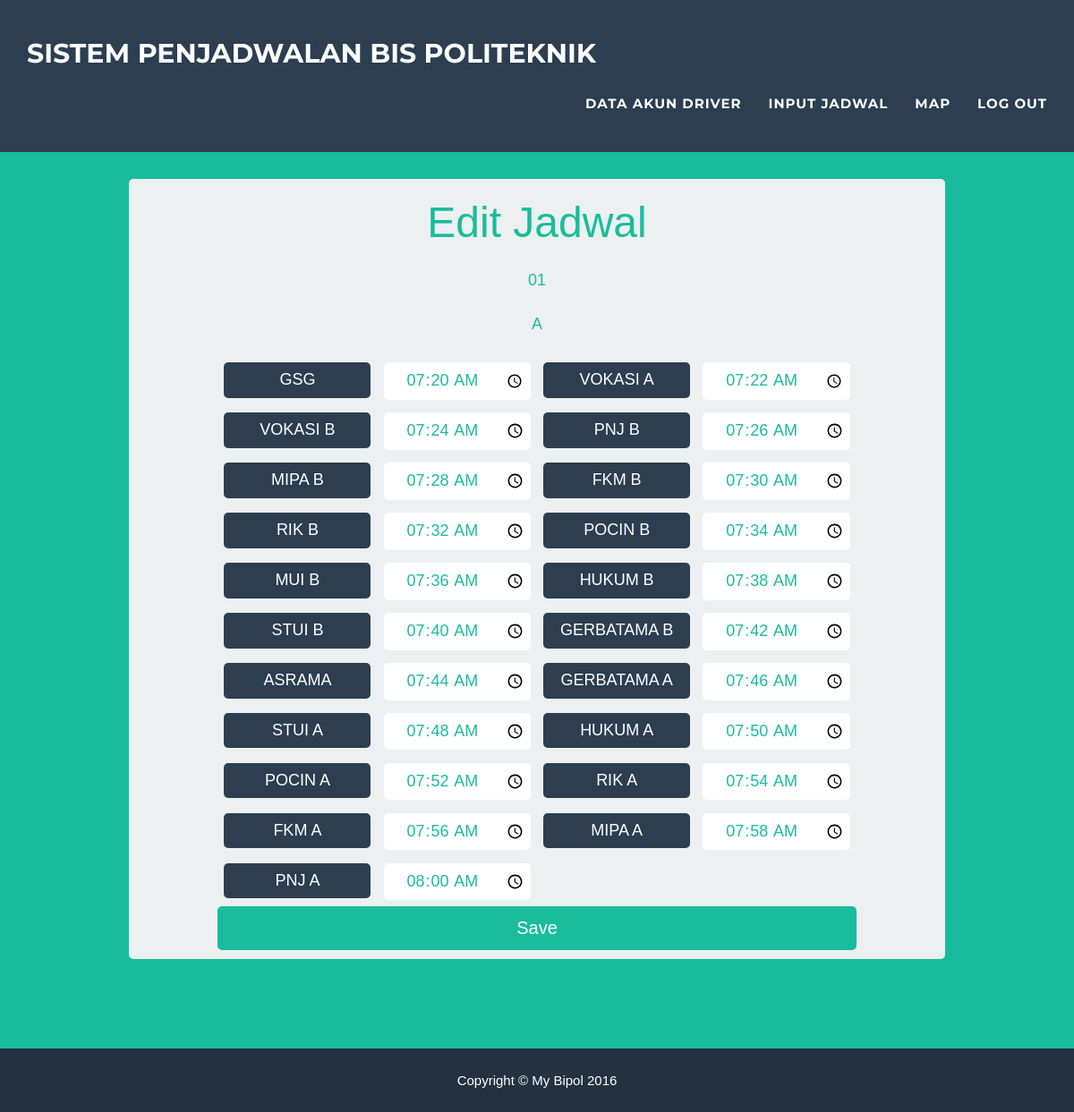
/EditJadwal.php?id=01A, run on the app's committed database.
### tables this page shows
CREATE TABLE IF NOT EXISTS `jadwalfix` (
  `jadwal_fix` varchar(8) NOT NULL,
  `no_bis` varchar(3) NOT NULL,
  `tiba` time NOT NULL,
  `nama_halte` varchar(20) NOT NULL,
  `username` varchar(30) NOT NULL
);

### editjadwal.php (the view, shortened to what this page needs)
<!DOCTYPE html>
<html lang="en">
<head>
    <link href="css/bootstrap.min.css" rel="stylesheet">
    <link href="css/freelancer.css" rel="stylesheet">
	<link rel="stylesheet" href="css/login.css">
    <link href="font-awesome/css/font-awesome.min.css" rel="stylesheet" type="text/css">
</head>
<body id="page-top" class="index">
    <nav class="navbar navbar-default navbar-fixed-top">
        <div class="container">
            <div class="navbar-header page-scroll">
                <a class="navbar-brand" href="#page-top">SISTEM PENJADWALAN BIS POLITEKNIK</a>
            </div>
        </div>
    </nav>
    <nav class="navbar navbar-default navbar-fixed-top">
        <div class="container">
            <div class="navbar-header page-scroll">
                <a class="navbar-brand" href="#page-top">SISTEM PENJADWALAN BIS POLITEKNIK</a>
            </div>
            <div class="collapse navbar-collapse" id="bs-example-navbar-collapse-1">
                <ul class="nav navbar-nav navbar-right">
                    <li class="page-scroll">
                        <a href="admin.php">Data Akun Driver</a>
                    </li>
                    <li class="page-scroll">
                        <a href="inputjadwal.php">Input Jadwal</a>
                    </li>
					<li class="page-scroll">
                        <a href="map.php">Map</a>
                    </li>
					<li class="page-scroll">
                        <a href="awal.php">Log out</a>
					</li>
                </ul>
            </div>
        </div>
    </nav>
    <header>
        <div class="container"><center>
            <div class="row">
                <div class="col-lg-12">
                    <div class="inholder">
                        <div class="randompad">
                        <font size="20px">Edit Jadwal</font>
                        <?php
                        $bis= $_GET['id'];
                        $nobis=substr($bis,0,2);
                        $sesi=substr($bis,2);
                        ?>
                            <fieldset>
                                <form method="POST" action="editJadwalAct.php">
                                <input type="text" placeholder="No Bis" style="text-align:center" name="no_bis" value="<?php echo $nobis; ?>" disabled/>
                                <input type="text" placeholder="Sesi" style="text-align:center" name="sesi" value="<?php echo $sesi; ?>" disabled/>
                                <div class="inputholder">
                                <div class="judulhalte">GSG</div>
                                <?php
                                $tb=mysql_query("SELECT tiba FROM jadwalfix where jadwal_fix='".$bis."01'");
                                $col=mysql_fetch_assoc($tb);
                                $halte1 = $col['tiba'];
                                ?>
                                <input type="time" placeholder="GSG" style="text-align:center" name="halte1" value="<?php echo $halte1 ?>"/>
                                <div class="judulhalte">VOKASI A</div>
                                <?php
                                $tb=mysql_query("SELECT tiba FROM jadwalfix where jadwal_fix='".$bis."02'");
                                $col=mysql_fetch_assoc($tb);
                                $halte1 = $col['tiba'];
                                ?>
                                <input type="time" placeholder="VOKASI A" style="text-align:center" name="halte2" value="<?php echo $halte1 ?>"/>
                                <div class="judulhalte">VOKASI B</div>
                                <?php
                                $tb=mysql_query("SELECT tiba FROM jadwalfix where jadwal_fix='".$bis."03'");
                                $col=mysql_fetch_assoc($tb);
                                $halte1 = $col['tiba'];
                                ?>
                                <input type="time" placeholder="VOKASI B" style="text-align:center" name="halte3" value="<?php echo $halte1 ?>"/>
                                <div class="judulhalte">PNJ B</div>
                                <?php
                                $tb=mysql_query("SELECT tiba FROM jadwalfix where jadwal_fix='".$bis."04'");
                                $col=mysql_fetch_assoc($tb);
                                $halte1 = $col['tiba'];
                                ?>
                                <input type="time" placeholder="PNJ B" style="text-align:center" name="halte4" value="<?php echo $halte1 ?>"/>
                                <div class="judulhalte">MIPA B</div>
                                <?php
                                $tb=mysql_query("SELECT tiba FROM jadwalfix where jadwal_fix='".$bis."05'");
                                $col=mysql_fetch_assoc($tb);
                                $halte1 = $col['tiba'];
                                ?>
                                <input type="time" placeholder="MIPA B" style="text-align:center" name="halte5" value="<?php echo $halte1 ?>"/>
                                <div class="judulhalte">FKM B</div>
                                <?php
                                $tb=mysql_query("SELECT tiba FROM jadwalfix where jadwal_fix='".$bis."06'");
                                $col=mysql_fetch_assoc($tb);
                                $halte1 = $col['tiba'];
                                ?>
                                <input type="time" placeholder="FKM B" style="text-align:center" name="halte6" value="<?php echo $halte1 ?>"/>
                                <div class="judulhalte">RIK B</div>
                                <?php
                                $tb=mysql_query("SELECT tiba FROM jadwalfix where jadwal_fix='".$bis."07'");
                                $col=mysql_fetch_assoc($tb);
                                $halte1 = $col['tiba'];
                                ?>
                                <input type="time" placeholder="RIK B" style="text-align:center" name="halte7" value="<?php echo $halte1 ?>"/>
                                <div class="judulhalte">POCIN B</div>
                                <?php
                                $tb=mysql_query("SELECT tiba FROM jadwalfix where jadwal_fix='".$bis."08'");
                                $col=mysql_fetch_assoc($tb);
                                $halte1 = $col['tiba'];
                                ?>
                                <input type="time" placeholder="POCIN B" style="text-align:center" name="halte8" value="<?php echo $halte1 ?>"/>
                                <div class="judulhalte">MUI B</div>
                                <?php
                                $tb=mysql_query("SELECT tiba FROM jadwalfix where jadwal_fix='".$bis."09'");
                                $col=mysql_fetch_assoc($tb);
                                $halte1 = $col['tiba'];
                                ?>
                                <input type="time" placeholder="MUI B" style="text-align:center" name="halte9" value="<?php echo $halte1 ?>"/>
                                <div class="judulhalte">HUKUM B</div>
                                <?php
                                $tb=mysql_query("SELECT tiba FROM jadwalfix where jadwal_fix='".$bis."10'");
                                $col=mysql_fetch_assoc($tb);
                                $halte1 = $col['tiba'];
                                ?>
                                <input type="time" placeholder="HUKUM B" style="text-align:center" name="halte10" value="<?php echo $halte1 ?>"/>
                                <div class="judulhalte">STUI B</div>
                                <?php
                                $tb=mysql_query("SELECT tiba FROM jadwalfix where jadwal_fix='".$bis."11'");
                                $col=mysql_fetch_assoc($tb);
                                $halte1 = $col['tiba'];
                                ?>
                                <input type="time" placeholder="STUI B" style="text-align:center" name="halte11" value="<?php echo $halte1 ?>" />
                                <div class="judulhalte">GERBATAMA B</div>
                                <?php
                                $tb=mysql_query("SELECT tiba FROM jadwalfix where jadwal_fix='".$bis."12'");
                                $col=mysql_fetch_assoc($tb);
                                $halte1 = $col['tiba'];
                                ?>
                                <input type="time" placeholder="GERBATAMA B" style="text-align:center" name="halte12" value="<?php echo $halte1 ?>" />
                                <div class="judulhalte">ASRAMA</div>
                                <?php
                                $tb=mysql_query("SELECT tiba FROM jadwalfix where jadwal_fix='".$bis."13'");
                                $col=mysql_fetch_assoc($tb);
                                $halte1 = $col['tiba'];
                                ?>
                                <input type="time" placeholder="ASRAMA" style="text-align:center" name="halte13"  value="<?php echo $halte1 ?>"/>
                                <div class="judulhalte">GERBATAMA A</div>
                                <?php
                                $tb=mysql_query("SELECT tiba FROM jadwalfix where jadwal_fix='".$bis."14'");
                                $col=mysql_fetch_assoc($tb);
                                $halte1 = $col['tiba'];
                                ?>
                                <input type="time" placeholder="GERBATAMA A" style="text-align:center" name="halte14" value="<?php echo $halte1 ?>" />
                                <div class="judulhalte">STUI A</div>
                                <?php
                                $tb=mysql_query("SELECT tiba FROM jadwalfix where jadwal_fix='".$bis."15'");
                                $col=mysql_fetch_assoc($tb);
                                $halte1 = $col['tiba'];
                                ?>
                                <input type="time" placeholder="STUI A" style="text-align:center" name="halte15" value="<?php echo $halte1 ?>"/>
                                <div class="judulhalte">HUKUM A</div>
                                <?php
                                $tb=mysql_query("SELECT tiba FROM jadwalfix where jadwal_fix='".$bis."16'");
                                $col=mysql_fetch_assoc($tb);
                                $halte1 = $col['tiba'];
                                ?>
                                <input type="time" placeholder="HUKUM A" style="text-align:center" name="halte16" value="<?php echo $halte1 ?>"/>
                                <div class="judulhalte">POCIN A</div>
                                <?php
                                $tb=mysql_query("SELECT tiba FROM jadwalfix where jadwal_fix='".$bis."17'");
                                $col=mysql_fetch_assoc($tb);
                                $halte1 = $col['tiba'];
                                ?>
                                <input type="time" placeholder="POCIN A" style="text-align:center"name="halte17" value="<?php echo $halte1 ?>"/>
                                <div class="judulhalte">RIK A</div>
                                <?php
                                $tb=mysql_query("SELECT tiba FROM jadwalfix where jadwal_fix='".$bis."18'");
                                $col=mysql_fetch_assoc($tb);
                                $halte1 = $col['tiba'];
                                ?>
                                <input type="time" placeholder="RIK A" style="text-align:center" name="halte18" value="<?php echo $halte1 ?>"/>
                                <div class="judulhalte">FKM A</div>
                                <?php
                                $tb=mysql_query("SELECT tiba FROM jadwalfix where jadwal_fix='".$bis."19'");
                                $col=mysql_fetch_assoc($tb);
                                $halte1 = $col['tiba'];
                                ?>
                                <input type="time" placeholder="FKM A" style="text-align:center" name="halte19" value="<?php echo $halte1 ?>"/>
                                <div class="judulhalte">MIPA A</div>
                                <?php
                                $tb=mysql_query("SELECT tiba FROM jadwalfix where jadwal_fix='".$bis."20'");
                                $col=mysql_fetch_assoc($tb);
                                $halte1 = $col['tiba'];
                                ?>
                                <input type="time" placeholder="MIPA A" style="text-align:center" name="halte20" value="<?php echo $halte1 ?>"/>
                                <div class="judulhalte">PNJ A</div>
                                <?php
                                $tb=mysql_query("SELECT tiba FROM jadwalfix where jadwal_fix='".$bis."21'");
                                $col=mysql_fetch_assoc($tb);
                                $halte1 = $col['tiba'];
                                ?>
                                <input type="time" placeholder="PNJ A" style="text-align:center" name="halte21" value="<?php echo $halte1 ?>"/>
                                <br>
                                 <input type="submit" name="simpan" value="Save" />
                                </form>
                                </div>
                        </div>
                    </div>
                </div>
            </div></center>
    </header>
    <footer class="text-center">
        <div class="footer-below">
            <div class="container">
                <div class="row">
                    <div class="col-lg-12">
                        Copyright &copy; My Bipol 2016
                    </div>
                </div>
            </div>
        </div>
    </footer>
</body>
</html>

### css/freelancer.css (style rules this page uses)
body { overflow-x: hidden; }
a, a:hover, a:focus, a:active, a.active { outline: 0; color: #18bc9c; }
header { text-align: center; color: #fff; background: #18bc9c; }
header .container { padding-top: 100px; padding-bottom: 50px; }
@media (min-width:768px) { header .container { padding-top: 200px; padding-bottom: 100px; } }
@media (min-width:768px) { .navbar-fixed-top { padding: 25px 0; -webkit-transition: padding .3s; -moz-transition: padding .3s; transition: padding .3s; } }
@media (min-width:768px) { .navbar-fixed-top .navbar-brand { font-size: 2em; -webkit-transition: all .3s; -moz-transition: all .3s; transition: all .3s; } }
.navbar { text-transform: uppercase; font-family: Montserrat,"Helvetica Neue",Helvetica,Arial,sans-serif; font-weight: 700; }
.navbar .navbar-nav { letter-spacing: 1px; }
.navbar-default, .navbar-inverse { border: 0; }
footer { color: #fff; }
footer .footer-below { padding: 25px 0; background-color: #233140; }

### css/login.css (style rules this page uses)
* { margin: 0; padding: 0; }
body { margin: 0; padding: 0; font-family: Sans-serif; background: #2c3e50; }
fieldset { border: none; }
.inholder { background: #ecf0f1; width:80%; border-radius: 5px; padding-top: 5px; }
.inputholder { background: #ecf0f1; width:80%; border-radius: 5px; padding-top: 5px; }
.randompad { padding: 10px; font-size:20px; color:#1abc9c; }
a { color: #ecf0f1; text-decoration: none; }
.inholder input[type="text"], .inholder input[type="password"] { padding: 7px 5px; margin: 10px 0; width: 23%; display: block; font-size: 18px; border-radius: 5px; border: none; -webkit-transition: 0.3s linear; -moz-transition: 0.3s linear; -o-transition: 0.3s linear; transition: 0.3s linear; }
.inholder input[type="submit"] { background: #1abc9c; padding: 10px; font-size: 20px; display: block; width: 80%; border: none; color: #fff; border-radius: 5px; }
.judulhalte { padding: 7px 5px; margin: 1%; width: 23%; display: block; font-size: 18px; border-radius: 5px; border: none; -webkit-transition: 0.3s linear; -moz-transition: 0.3s linear; -o-transition: 0.3s linear; transition: 0.3s linear; color:white; float:left; background-color:#2c3e50; }
.inputholder input[type="time"] { padding: 7px 5px; margin: 1%; width: 23%; display: block; font-size: 18px; border-radius: 5px; border: none; -webkit-transition: 0.3s linear; -moz-transition: 0.3s linear; -o-transition: 0.3s linear; transition: 0.3s linear; float:left; }
.inputholder input[type="submit"] { background: #1abc9c; margin-top:20px; padding: 10px; font-size: 20px; display: block; width: 100%; border: none; color: #fff; border-radius: 5px; }

### data on the page
jadwalfix: halte1 "07:20:00"
jadwalfix: halte2 "07:22:00"
jadwalfix: halte3 "07:24:00"
jadwalfix: halte4 "07:26:00"
jadwalfix: halte5 "07:28:00"
jadwalfix: halte6 "07:30:00"
jadwalfix: halte7 "07:32:00"
jadwalfix: halte8 "07:34:00"
jadwalfix: halte9 "07:36:00"
jadwalfix: halte10 "07:38:00"
jadwalfix: halte11 "07:40:00"
jadwalfix: halte12 "07:42:00"
jadwalfix: halte13 "07:44:00"
jadwalfix: halte14 "07:46:00"
jadwalfix: halte15 "07:48:00"
jadwalfix: halte16 "07:50:00"
jadwalfix: halte17 "07:52:00"
jadwalfix: halte18 "07:54:00"
jadwalfix: halte19 "07:56:00"
jadwalfix: halte20 "07:58:00"
jadwalfix: halte21 "08:00:00"
